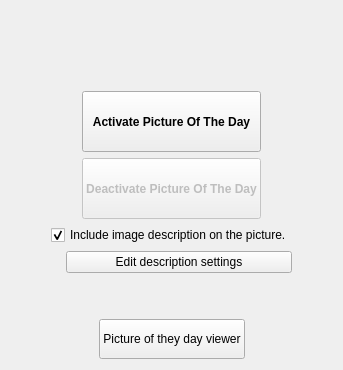
        <widget class="QWidget" name="photo_of_day">
         <layout class="QVBoxLayout" name="verticalLayout_16">
          <item>
           <widget class="QLabel" name="label_3">
            <property name="font">
             <font>
              <italic>true</italic>
             </font>
            </property>
            <property name="text">
             <string notr="true"/>
            </property>
            <property name="alignment">
             <set>Qt::AlignCenter</set>
            </property>
           </widget>
          </item>
          <item>
           <widget class="QLabel" name="label_5">
            <property name="text">
             <string notr="true"/>
            </property>
            <property name="alignment">
             <set>Qt::AlignCenter</set>
            </property>
            <property name="openExternalLinks">
             <bool>false</bool>
            </property>
           </widget>
          </item>
          <item>
           <spacer name="verticalSpacer_2">
            <property name="orientation">
             <enum>Qt::Vertical</enum>
            </property>
            <property name="sizeHint" stdset="0">
             <size>
              <width>20</width>
              <height>40</height>
             </size>
            </property>
           </spacer>
          </item>
          <item>
           <layout class="QHBoxLayout" name="horizontalLayout_16">
            <item>
             <spacer name="horizontalSpacer_17">
              <property name="orientation">
               <enum>Qt::Horizontal</enum>
              </property>
              <property name="sizeHint" stdset="0">
               <size>
                <width>40</width>
                <height>20</height>
               </size>
              </property>
             </spacer>
            </item>
            <item>
             <layout class="QVBoxLayout" name="verticalLayout_8">
              <item>
               <widget class="QPushButton" name="activate_potd">
                <property name="minimumSize">
                 <size>
                  <width>0</width>
                  <height>61</height>
                 </size>
                </property>
                <property name="font">
                 <font>
                  <weight>75</weight>
                  <bold>true</bold>
                 </font>
                </property>
                <property name="toolTip">
                 <string/>
                </property>
                <property name="text">
                 <string>Activate Picture Of The Day</string>
                </property>
               </widget>
              </item>
              <item>
               <widget class="QPushButton" name="deactivate_potd">
                <property name="enabled">
                 <bool>false</bool>
                </property>
                <property name="minimumSize">
                 <size>
                  <width>0</width>
                  <height>61</height>
                 </size>
                </property>
                <property name="font">
                 <font>
                  <weight>75</weight>
                  <bold>true</bold>
                 </font>
                </property>
                <property name="text">
                 <string>Deactivate Picture Of The Day</string>
                </property>
               </widget>
              </item>
             </layout>
            </item>
            <item>
             <spacer name="horizontalSpacer_16">
              <property name="orientation">
               <enum>Qt::Horizontal</enum>
              </property>
              <property name="sizeHint" stdset="0">
               <size>
                <width>40</width>
                <height>20</height>
               </size>
              </property>
             </spacer>
            </item>
           </layout>
          </item>
          <item>
           <layout class="QHBoxLayout" name="horizontalLayout_20">
            <item>
             <spacer name="horizontalSpacer_26">
              <property name="orientation">
               <enum>Qt::Horizontal</enum>
              </property>
              <property name="sizeHint" stdset="0">
               <size>
                <width>40</width>
                <height>20</height>
               </size>
              </property>
             </spacer>
            </item>
            <item>
             <layout class="QVBoxLayout" name="verticalLayout_14">
              <item>
               <widget class="QCheckBox" name="include_description_checkBox">
                <property name="focusPolicy">
                 <enum>Qt::NoFocus</enum>
                </property>
                <property name="text">
                 <string>Include image description on the picture.</string>
                </property>
                <property name="checked">
                 <bool>true</bool>
                </property>
               </widget>
              </item>
              <item>
               <layout class="QHBoxLayout" name="horizontalLayout_30">
                <property name="leftMargin">
                 <number>15</number>
                </property>
                <item>
                 <widget class="QPushButton" name="edit_potd">
                  <property name="minimumSize">
                   <size>
                    <width>100</width>
                    <height>0</height>
                   </size>
                  </property>
                  <property name="focusPolicy">
                   <enum>Qt::StrongFocus</enum>
                  </property>
                  <property name="text">
                   <string>Edit description settings</string>
                  </property>
                 </widget>
                </item>
               </layout>
              </item>
             </layout>
            </item>
            <item>
             <spacer name="horizontalSpacer_25">
              <property name="orientation">
               <enum>Qt::Horizontal</enum>
              </property>
              <property name="sizeHint" stdset="0">
               <size>
                <width>40</width>
                <height>20</height>
               </size>
              </property>
             </spacer>
            </item>
           </layout>
          </item>
          <item>
           <spacer name="verticalSpacer_5">
            <property name="orientation">
             <enum>Qt::Vertical</enum>
            </property>
            <property name="sizeHint" stdset="0">
             <size>
              <width>20</width>
              <height>40</height>
             </size>
            </property>
           </spacer>
          </item>
          <item>
           <layout class="QHBoxLayout" name="horizontalLayout_35">
            <item>
             <spacer name="horizontalSpacer_20">
              <property name="orientation">
               <enum>Qt::Horizontal</enum>
              </property>
              <property name="sizeHint" stdset="0">
               <size>
                <width>40</width>
                <height>20</height>
               </size>
              </property>
             </spacer>
            </item>
            <item>
             <widget class="QPushButton" name="potd_viewer_Button">
              <property name="minimumSize">
               <size>
                <width>0</width>
                <height>40</height>
               </size>
              </property>
              <property name="text">
               <string>Picture of they day viewer</string>
              </property>
             </widget>
            </item>
            <item>
             <spacer name="horizontalSpacer_21">
              <property name="orientation">
               <enum>Qt::Horizontal</enum>
              </property>
              <property name="sizeHint" stdset="0">
               <size>
                <width>40</width>
                <height>20</height>
               </size>
              </property>
             </spacer>
            </item>
           </layout>
          </item>
         </layout>
        </widget>
